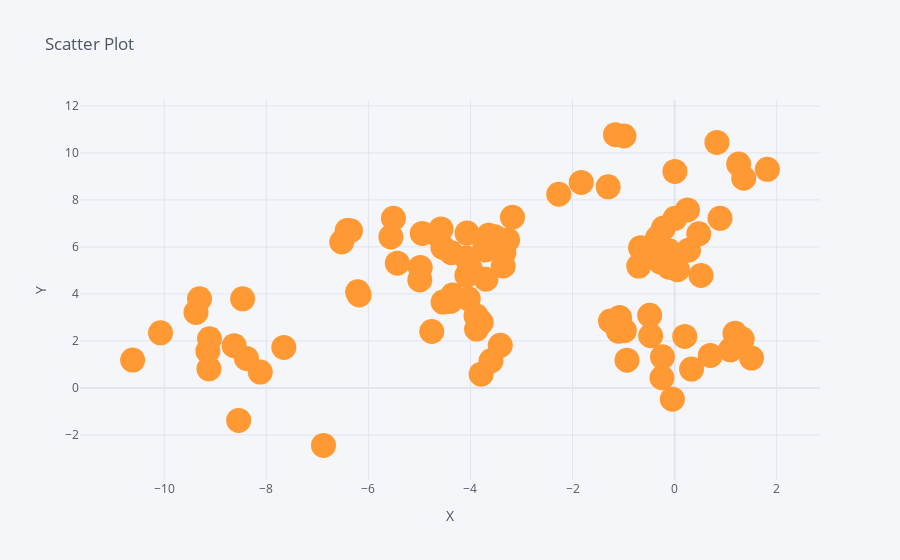

The notebook cell saved with this chart:
### Code cell
df.iplot(x='a',y='b', mode='markers', size=25, title='Scatter Plot', xTitle='X', yTitle='Y')
